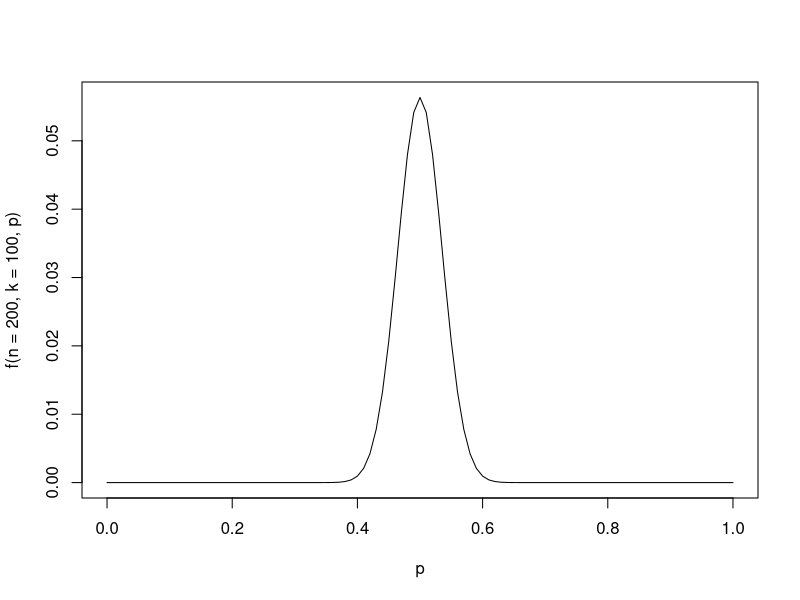
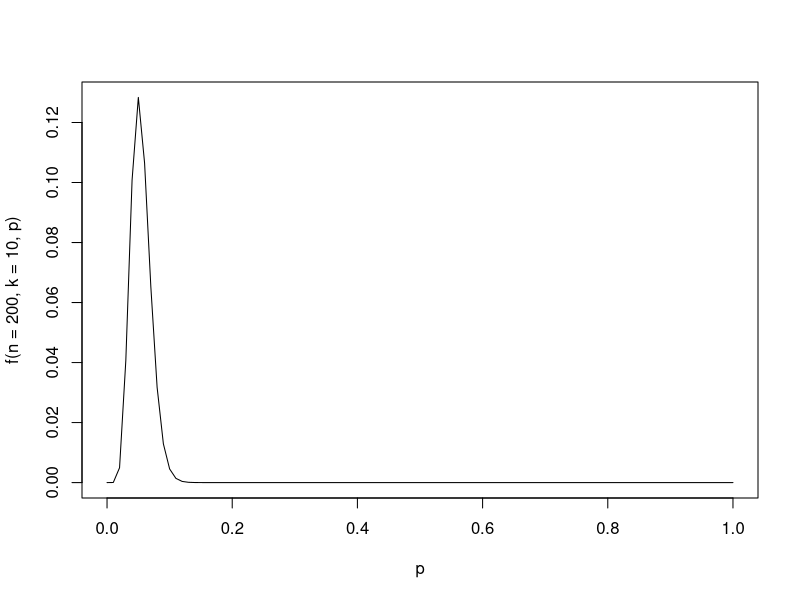

The R source for these figures, in order:
## ---- chunk 1


f  <- function (n, k, prob) {
	dbinom(x=k,
				 size=n,
				 prob=prob)
}


f(n=2,k=0,prob=1/2)
f(n=2,k=1,prob=1/2)
f(n=2,k=2,prob=1/2)

curve(f(n=200,k=100,p), 0,  1, xname="p")
curve(f(n=200,k=10,p), 0,  1, xname="p")


